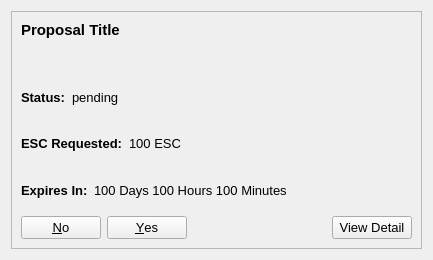
<?xml version="1.0" encoding="UTF-8"?>
<ui version="4.0">
 <class>CommunityFundDisplay</class>
 <widget class="QWidget" name="CommunityFundDisplay">
  <property name="geometry">
   <rect>
    <x>0</x>
    <y>0</y>
    <width>433</width>
    <height>260</height>
   </rect>
  </property>
  <property name="sizePolicy">
   <sizepolicy hsizetype="Maximum" vsizetype="Maximum">
    <horstretch>0</horstretch>
    <verstretch>0</verstretch>
   </sizepolicy>
  </property>
  <property name="minimumSize">
   <size>
    <width>433</width>
    <height>260</height>
   </size>
  </property>
  <property name="maximumSize">
   <size>
    <width>433</width>
    <height>260</height>
   </size>
  </property>
  <property name="baseSize">
   <size>
    <width>433</width>
    <height>433</height>
   </size>
  </property>
  <property name="windowTitle">
   <string>Form</string>
  </property>
  <layout class="QVBoxLayout" name="verticalLayout_2">
   <item>
    <widget class="QFrame" name="frame">
     <property name="sizePolicy">
      <sizepolicy hsizetype="Maximum" vsizetype="Maximum">
       <horstretch>0</horstretch>
       <verstretch>0</verstretch>
      </sizepolicy>
     </property>
     <property name="maximumSize">
      <size>
       <width>433</width>
       <height>433</height>
      </size>
     </property>
     <property name="baseSize">
      <size>
       <width>433</width>
       <height>433</height>
      </size>
     </property>
     <property name="frameShape">
      <enum>QFrame::StyledPanel</enum>
     </property>
     <property name="frameShadow">
      <enum>QFrame::Raised</enum>
     </property>
     <layout class="QVBoxLayout" name="verticalLayout">
      <item>
       <widget class="QLabel" name="title">
        <property name="sizePolicy">
         <sizepolicy hsizetype="Maximum" vsizetype="Maximum">
          <horstretch>0</horstretch>
          <verstretch>0</verstretch>
         </sizepolicy>
        </property>
        <property name="minimumSize">
         <size>
          <width>0</width>
          <height>0</height>
         </size>
        </property>
        <property name="maximumSize">
         <size>
          <width>400</width>
          <height>50</height>
         </size>
        </property>
        <property name="baseSize">
         <size>
          <width>0</width>
          <height>0</height>
         </size>
        </property>
        <property name="font">
         <font>
          <pointsize>11</pointsize>
          <weight>75</weight>
          <bold>true</bold>
         </font>
        </property>
        <property name="text">
         <string>Proposal Title</string>
        </property>
        <property name="alignment">
         <set>Qt::AlignLeading|Qt::AlignLeft|Qt::AlignTop</set>
        </property>
        <property name="wordWrap">
         <bool>true</bool>
        </property>
        <property name="openExternalLinks">
         <bool>true</bool>
        </property>
        <property name="textInteractionFlags">
         <set>Qt::LinksAccessibleByMouse</set>
        </property>
       </widget>
      </item>
      <item>
       <layout class="QVBoxLayout" name="verticalLayoutProposal">
        <item>
         <layout class="QHBoxLayout" name="horizontalLayoutStatus">
          <item>
           <widget class="QLabel" name="labelTitleStatus">
            <property name="sizePolicy">
             <sizepolicy hsizetype="Maximum" vsizetype="Preferred">
              <horstretch>0</horstretch>
              <verstretch>0</verstretch>
             </sizepolicy>
            </property>
            <property name="font">
             <font>
              <pointsize>10</pointsize>
              <weight>75</weight>
              <bold>true</bold>
             </font>
            </property>
            <property name="text">
             <string>Status:</string>
            </property>
           </widget>
          </item>
          <item>
           <widget class="QLabel" name="labelStatus">
            <property name="baseSize">
             <size>
              <width>433</width>
              <height>433</height>
             </size>
            </property>
            <property name="font">
             <font>
              <pointsize>10</pointsize>
             </font>
            </property>
            <property name="text">
             <string>pending</string>
            </property>
           </widget>
          </item>
         </layout>
        </item>
        <item>
         <layout class="QHBoxLayout" name="horizontalLayoutRequested">
          <item>
           <widget class="QLabel" name="labelTitleRequested">
            <property name="sizePolicy">
             <sizepolicy hsizetype="Maximum" vsizetype="Preferred">
              <horstretch>0</horstretch>
              <verstretch>0</verstretch>
             </sizepolicy>
            </property>
            <property name="font">
             <font>
              <pointsize>10</pointsize>
              <weight>75</weight>
              <bold>true</bold>
             </font>
            </property>
            <property name="text">
             <string>ESC Requested:</string>
            </property>
           </widget>
          </item>
          <item>
           <widget class="QLabel" name="labelRequested">
            <property name="font">
             <font>
              <pointsize>10</pointsize>
             </font>
            </property>
            <property name="text">
             <string>100 ESC</string>
            </property>
           </widget>
          </item>
         </layout>
        </item>
        <item>
         <layout class="QHBoxLayout" name="horizontalLayoutDuration">
          <item>
           <widget class="QLabel" name="labelTitleDuration">
            <property name="sizePolicy">
             <sizepolicy hsizetype="Maximum" vsizetype="Preferred">
              <horstretch>0</horstretch>
              <verstretch>0</verstretch>
             </sizepolicy>
            </property>
            <property name="font">
             <font>
              <pointsize>10</pointsize>
              <weight>75</weight>
              <bold>true</bold>
             </font>
            </property>
            <property name="text">
             <string>Expires In:</string>
            </property>
           </widget>
          </item>
          <item>
           <widget class="QLabel" name="labelDuration">
            <property name="font">
             <font>
              <pointsize>10</pointsize>
             </font>
            </property>
            <property name="text">
             <string>100 Days 100 Hours 100 Minutes</string>
            </property>
           </widget>
          </item>
         </layout>
        </item>
        <item>
         <layout class="QHBoxLayout" name="horizontalLayoutButtons">
          <item>
           <widget class="QDialogButtonBox" name="buttonBoxVote">
            <property name="font">
             <font>
              <pointsize>10</pointsize>
             </font>
            </property>
            <property name="layoutDirection">
             <enum>Qt::RightToLeft</enum>
            </property>
            <property name="standardButtons">
             <set>QDialogButtonBox::No|QDialogButtonBox::Yes</set>
            </property>
           </widget>
          </item>
          <item>
           <widget class="QPushButton" name="pushButtonDetails">
            <property name="font">
             <font>
              <pointsize>10</pointsize>
             </font>
            </property>
            <property name="text">
             <string>View Detail</string>
            </property>
           </widget>
          </item>
         </layout>
        </item>
       </layout>
      </item>
     </layout>
    </widget>
   </item>
  </layout>
 </widget>
 <resources/>
 <connections/>
</ui>
